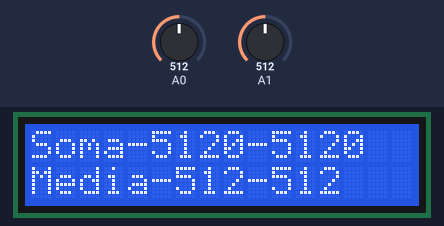
Bench run of a sketch on a simulated Arduino Uno, built with avr-gcc and run on an emulated ATmega328P. Parts: 16×2 character LCD. The inputs (shaded band) are chosen by the test bench; at power-on: A0 = 512, A1 = 512. What the sketch prints to the serial monitor is not drawn.

Above: at 10.4 s.
At 26.8 s:
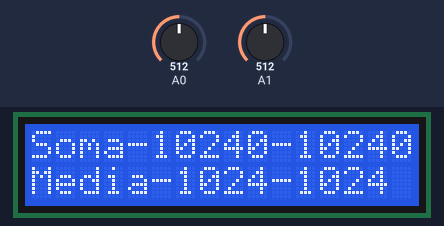
At 43.2 s:
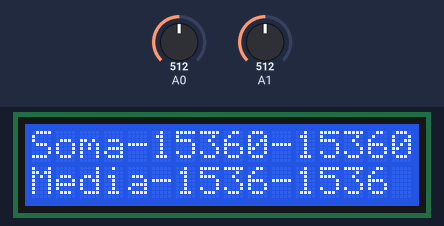
At 59.5 s:
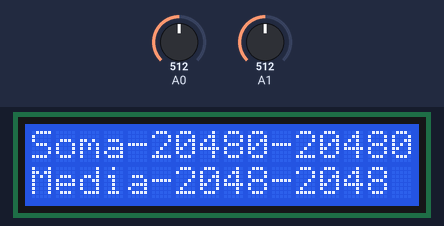
At 92.2 s:
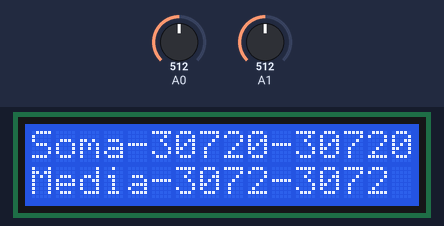
At 128.0 s:
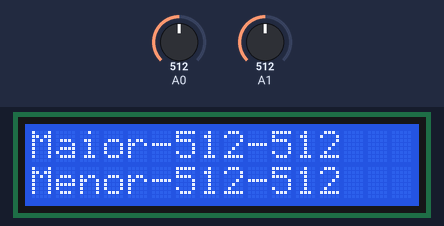

The sketch:

revisao-prova.ino
```cpp
#include <Wire.h>
#include <LiquidCrystal_I2C.h> //biblioteca do display usado juntamente com o arduíno
int ldr=0;
int pot=0;
int leitura[10][2];
int somaldr=0;
int medialdr=0;
int maiorldr=0;
int menorldr=2000;
LiquidCrystal_I2C lcd(0x27,16,2);

int somapot=0;
int mediapot=0;
int maiorpot=0;
int menorpot=2000;


void setup() {
  lcd.init();
  lcd.setBacklight(HIGH);
  Serial.begin(9600);
}

void loop() {
  delay(250);
  for(int i=0; i<10; i++){
  ldr = analogRead(A0);
  pot = analogRead(A1);
  leitura[i][0]=ldr;
  leitura[i][1]=pot;
  Serial.println("LDR "+String(ldr));
  Serial.println("POT "+String(pot));
  delay(1000);

  somaldr = somaldr + leitura[i][0];
  somapot = somapot + leitura[i][1];

  if (maiorldr<leitura[i][0]){
    maiorldr = leitura[i][0];
  } else if(menorldr>leitura[i][0]){
    menorldr = leitura[i][0];
  }

  if (maiorpot<leitura[i][1]){
    maiorpot = leitura[i][1];
  } else if(menorpot>leitura[i][1]){
    menorpot = leitura[i][1];
  }
  }
    Serial.println("          LDR    --   POT");

int medialdr=somaldr/10;
int mediapot=somapot/10;
    Serial.println("Soma:  "+String(somaldr)+"--"+String(somapot));
    Serial.println("Média:  "+String(medialdr)+"--"+String(mediapot));
    Serial.println("Maior:  "+String(maiorldr)+"--"+String(maiorpot));
    Serial.println("Menor:  "+String(menorldr)+"--"+String(menorpot));
  lcd.clear();
  lcd.setCursor(0,0);
  lcd.print("Soma-"+String(somaldr)+"-"+String(somapot));

  lcd.setCursor(0,1);
  lcd.print("Media-"+String(medialdr)+"-"+String(mediapot));
  delay(3000);
  lcd.clear();
  lcd.setCursor(0,0);
  lcd.print("Maior-"+String(maiorldr)+"-"+String(maiorpot));

  lcd.setCursor(0,1);
  lcd.print("Menor-"+String(menorldr)+"-"+String(menorpot));

  delay(3000);
  }
```

Measured:
- what the display in image 0 shows lasts 3.0 s, from 10.4 s to 13.4 s
